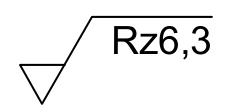
#> input picture Image/input.jpg, 230 x 109 px, found by its file name
$ python OCR_delete.py
#> lines starting #> are read from the running program, lines starting #| are printed output that depends on the picture; after the words box and inside, x2 and y2 are one past the last pixel; in counts of white or black regions, pixels touching at a corner belong together
import cv2
import pytesseract

# Function to recognize characters in an image using Tesseract OCR
def recognize_characters(image_path):
    # Load the image using OpenCV
#> called with image_path = 'Image\\input.jpg'
    image1 = cv2.imread(image_path)
#> image1 is the input picture: shape (109, 230, 3); min 0, max 255, mean 239.3
    image = resize_image(image1)
    # Convert the image to grayscale
    gray = cv2.cvtColor(image, cv2.COLOR_BGR2GRAY)

    # Apply thresholding to preprocess the image (if needed)
    _, thresh = cv2.threshold(gray, 0, 255, cv2.THRESH_BINARY_INV + cv2.THRESH_OTSU)

    # Use pytesseract to recognize characters from the image
    text = pytesseract.image_to_string(thresh,config='-c tessedit_char_whitelist=' + allowlist)

    return text

# Function to delete characters from an image based on recognized text
def delete_characters(image_path):
    # Load the image using OpenCV
    image1 = cv2.imread(image_path)
    image = resize_image(image1)
    # Convert the image to grayscale
    gray = cv2.cvtColor(image, cv2.COLOR_BGR2GRAY)

    # Apply thresholding to preprocess the image (if needed)
    _, thresh = cv2.threshold(gray, 0, 255, cv2.THRESH_BINARY_INV + cv2.THRESH_OTSU)

    # Use pytesseract to recognize characters from the image
    text = pytesseract.image_to_string(thresh)

    # Get bounding boxes for recognized characters
    boxes = pytesseract.image_to_boxes(gray)
    # Iterate over recognized characters and replace them with white pixels
    for b in boxes.splitlines():
        b = b.split()
        x, y, w, h = int(b[1]), int(b[2]), int(b[3]), int(b[4])
        image[y:h, x:w] = 0 # Set region to white (erase characters)

    # Display the modified image
    cv2.imshow('Modified Image', image)
    cv2.waitKey(0)
    cv2.destroyAllWindows()

def resize_image(image):
    height, width, channel = image.shape[:3]
#> height = 109; width = 230; channel = 3
    desired_width = 313
    aspect_ratio = desired_width/width
#> aspect_ratio = 1.36
    desired_height = int(aspect_ratio*height)
#> desired_height = 148
    dim =(desired_width, desired_height)
#> dim = (313, 148)

    #Resize Image
    image = cv2.resize(image, dsize=dim, interpolation=cv2.INTER_AREA)
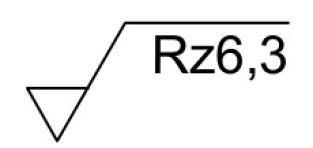
#> image: shape (148, 313, 3); min 0, max 255, mean 239.3
    return image


# Example usage:
if __name__ == "__main__":
    image_path = r'Image\input.jpg'
    pytesseract.pytesseract.tesseract_cmd = r"C:\Program Files\Tesseract-OCR\tesseract.exe"
    allowlist='abcdefghijklmnopqrstuvwxyzABCDEFGHIJKLMNOPQRSTUVWXYZ1234567890.'
    recognized_text = recognize_characters(image_path)
#> in recognize_characters, `_, thresh = cv2.threshold(gray, 0, 255, cv2.THRESH_BINARY_INV + cv2.TH..`:
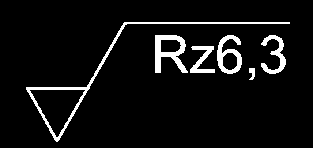
#> thresh: shape (148, 313); 6.2% white; 6 white regions, box (x1, y1, x2, y2) and area: (26, 22, 290, 142) 1081, (155, 35, 188, 73) 604, (217, 35, 242, 74) 458, (261, 35, 286, 74) 376, (190, 46, 215, 73) 302, (249, 68, 255, 80) 53
#> (the run stopped early here; a loop or call above may not have finished)
